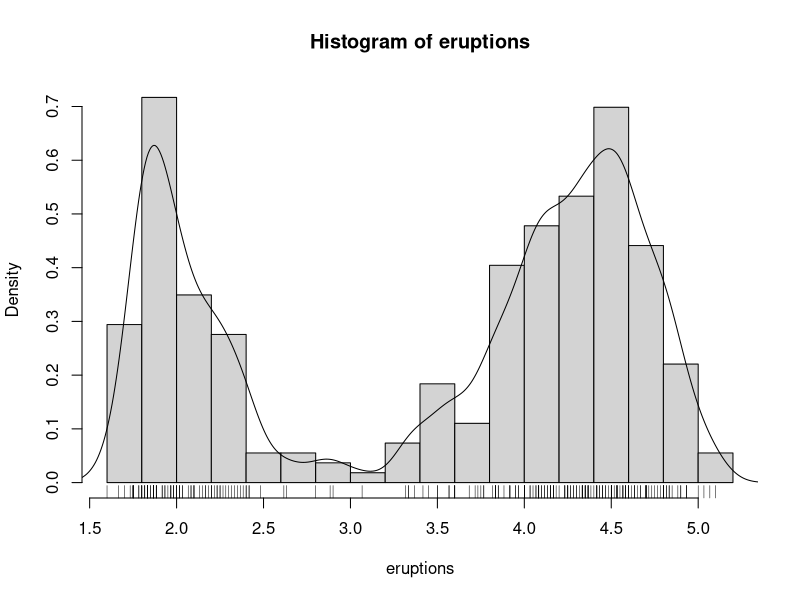
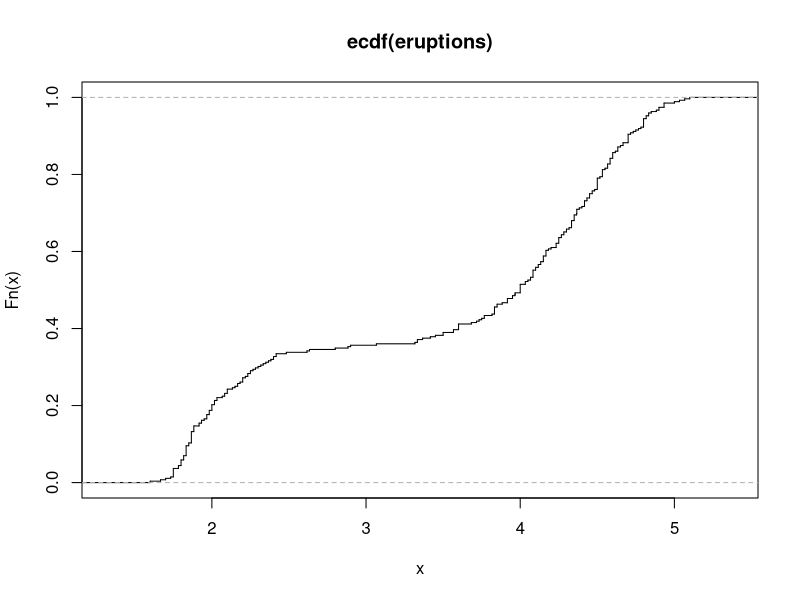
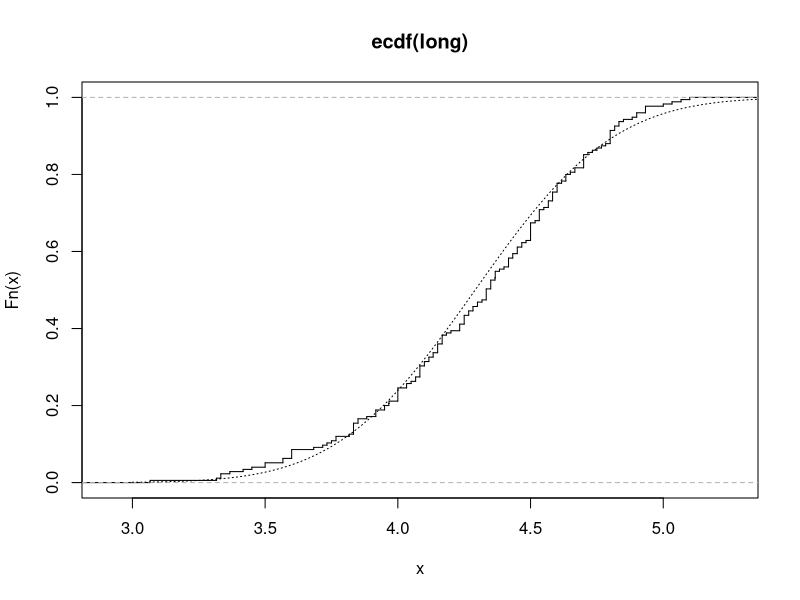
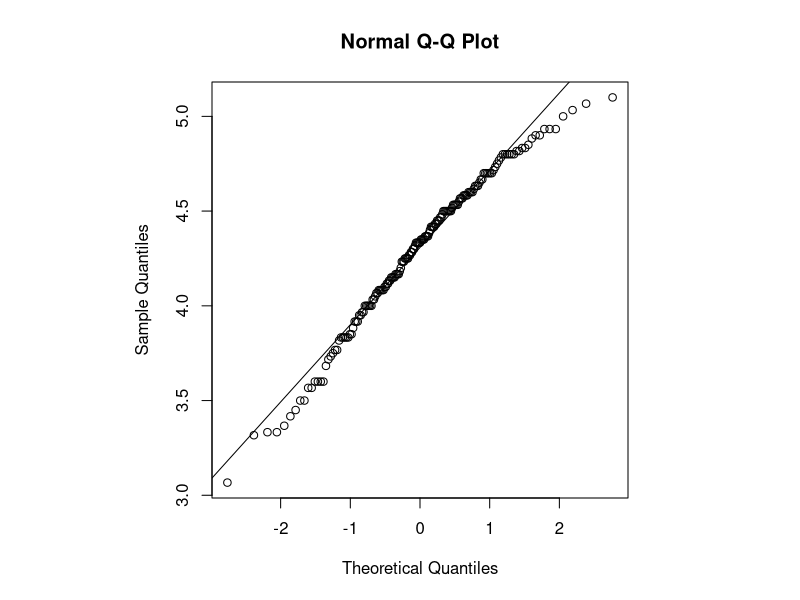
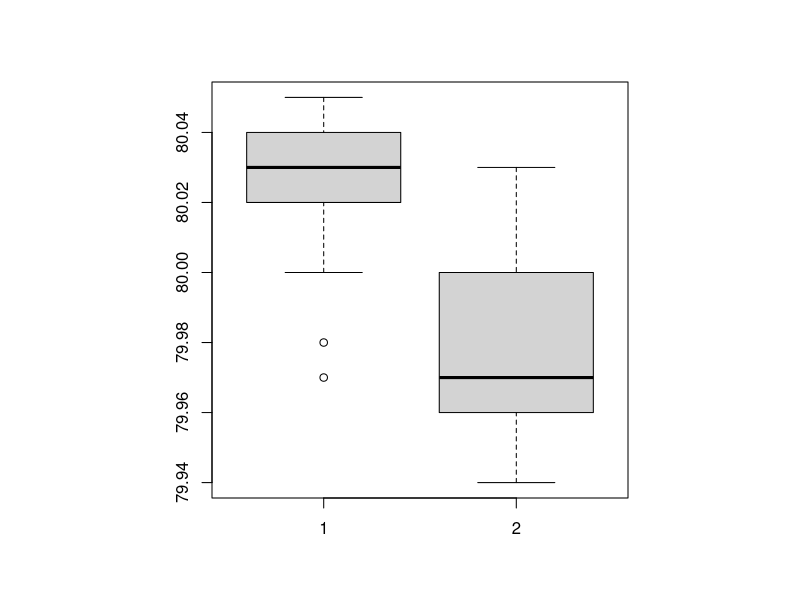
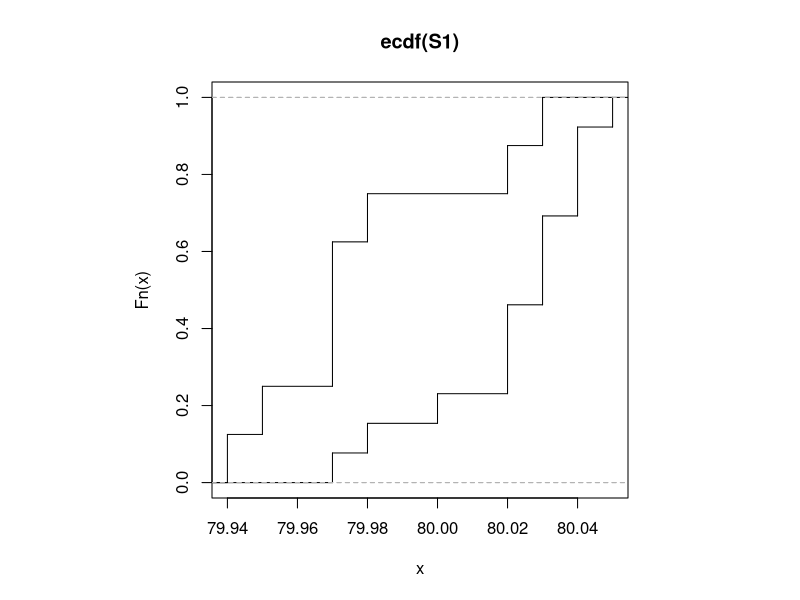
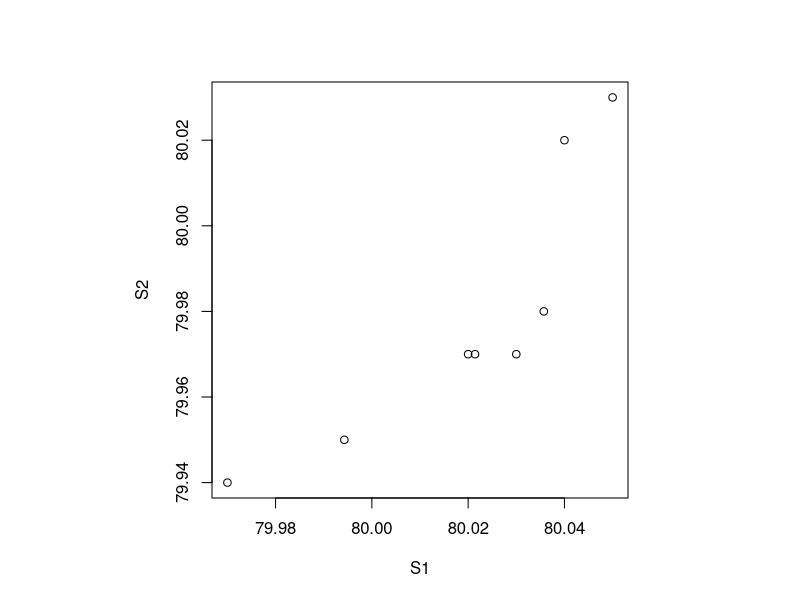

Generate these figures, in order, with R:
## ---- chunk 1
library("knitr")
df <- data.frame(Distribution = c("beta", "binomial", "Cauchy", "..."), 
                 RName = c("beta", "binom", "cauchy", "..."),
                 Parameters = c("shape1, shape2, ncp", "	size, prob", 
                                "	location, scale", "..."))
kable(df, caption = "Probability Distributions")
## ---- chunk 2
library("knitr")
df <- data.frame(Function = c("d", "p", "q", "r"), 
                 Description = c("density", "CDF", "quantile", "random"))
kable(df, caption = "Distribution Functions")
## ---- chunk 3
2 * pt(-2.43, df = 13)
## ---- chunk 4
attach(faithful)
summary(eruptions)
## ---- chunk 5
hist(eruptions, seq(1.6, 5.2, 0.2), prob=TRUE)
lines(density(eruptions, bw=0.1))
rug(eruptions)
## ---- chunk 6
plot(ecdf(eruptions), do.points=FALSE, verticals=TRUE)
## ---- chunk 7
long <- eruptions[eruptions > 3]
plot(ecdf(long), do.points=FALSE, verticals=TRUE)
x <- seq(3, 5.4, 0.01)
lines(x, pnorm(x, mean=mean(long), sd=sqrt(var(long))), lty=3)
## ---- chunk 8
par(pty="s")       
qqnorm(long); qqline(long)
## ---- chunk 9
S1 <-c(79.98, 80.04, 80.02, 80.04, 80.03, 80.03, 80.04, 79.97, 
       80.05, 80.03, 80.02, 80.00, 80.02)
S2 <-c(80.02, 79.94, 79.98, 79.97, 79.97, 80.03, 79.95, 79.97)
boxplot(S1, S2)
## ---- chunk 10
t.test(S1, S2)  # compare the mean of two normal distributions
## ---- chunk 11
var.test(S1, S2)      # F test compare the variance of two normal distribution
## ---- chunk 12
wilcox.test(S1, S2)     # no need for normal distributions
## ---- chunk 13
plot(ecdf(S1), do.points=FALSE, verticals=TRUE, xlim=range(S1, S2))
plot(ecdf(S2), do.points=FALSE, verticals=TRUE, add=TRUE)
## ---- chunk 14
qqplot(S1, S2)
